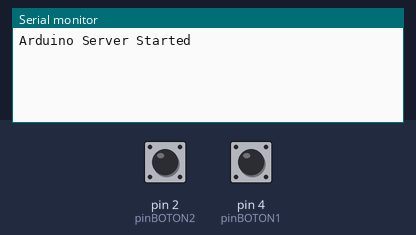
This sketch was run on a simulated Arduino Uno, built with avr-gcc and run on an emulated ATmega328P. On the bench: the last lines printed to the serial monitor. The inputs (shaded band) are chosen by the test bench; at power-on: pin 2 (pinBOTON2) LOW, pin 4 (pinBOTON1) LOW.

Above: at 1.2 s.
1.3 s: pin 2 (pinBOTON2) pulled HIGH for 0.15 s
At 2.4 s:
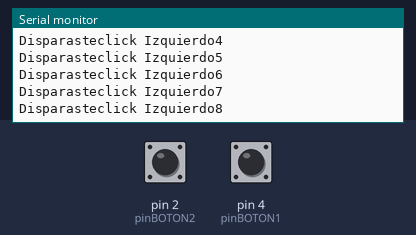
2.9 s: pin 4 (pinBOTON1) pulled HIGH for 0.15 s
At 3.6 s:
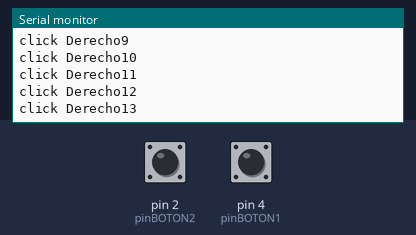
4.5 s: pin 2 (pinBOTON2) pulled HIGH for 0.15 s
At 5.1 s:
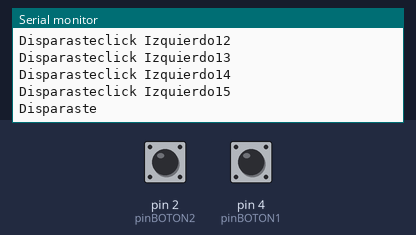
6.2 s: pin 4 (pinBOTON1) pulled HIGH for 1 s
At 7.7 s:
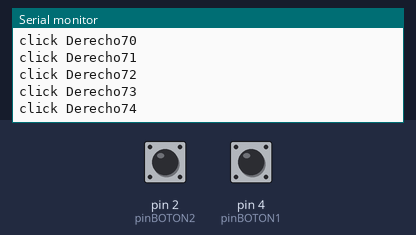
8.7 s: pin 2 (pinBOTON2) driven HIGH and pin 4 (pinBOTON1) driven HIGH
At 9.4 s:
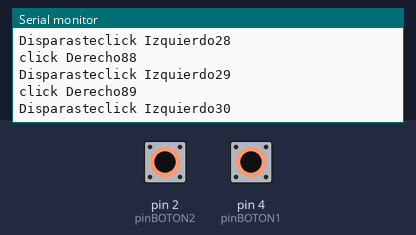
11.7 s: pin 2 (pinBOTON2) driven LOW
Timing chart, 0 to 14.7 s (numbered marks = the images above; inputs shaded):
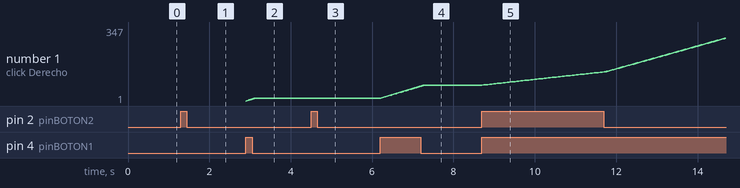

Measured:
- after the input at 1.3 s, the serial monitor: prints a new line at once (image 1)
- after the input at 2.9 s, the serial monitor: prints a new line at once (image 2)
- after the input at 4.5 s, the serial monitor: prints a new line at once (image 3)
- after the input at 6.2 s, the serial monitor: prints a new line at once (image 4)
- after the input at 8.7 s, the serial monitor: prints a new line at once (image 5)
- plotted number 1: 13 → 74 after the input at 6.2 s, 74 → 136 after the input at 8.7 s

The sketch:

sketch.ino
```cpp
  // Declaraciones de variables para contar los clics y disparos
  int clickCountRight = 0;
  int clickCountLeft = 0;
  int shotting = 0;

  // Pines de los botones
  int pinBOTON1 = 4;
  int pinBOTON2 = 2;
  int pinBOTON3 = 2;

  void setup() {
    Serial.begin(9600);
    Serial.println("Arduino Server Started");

    // Configuración de los pines de los botones como entradas
    pinMode(pinBOTON1, INPUT);
    pinMode(pinBOTON2, INPUT);
    pinMode(pinBOTON3, INPUT);
  }

  void loop() {
    // Lectura y manejo del botón derecho
    if (digitalRead(pinBOTON1) == HIGH) {
      clickCountRight++;
      Serial.print("click Derecho");
      Serial.println(clickCountRight);
    }

    // Lectura y manejo del botón de disparo
    if (digitalRead(pinBOTON2) == HIGH) {
      Serial.print("Disparaste");
    }

    // Lectura y manejo del botón izquierdo
    if (digitalRead(pinBOTON3) == HIGH) {
      clickCountLeft++;
      Serial.print("click Izquierdo");
      Serial.println(clickCountLeft);
    }

    delay(0); // Pequeña pausa para estabilizar la lectura de los botones
  }


 
```
